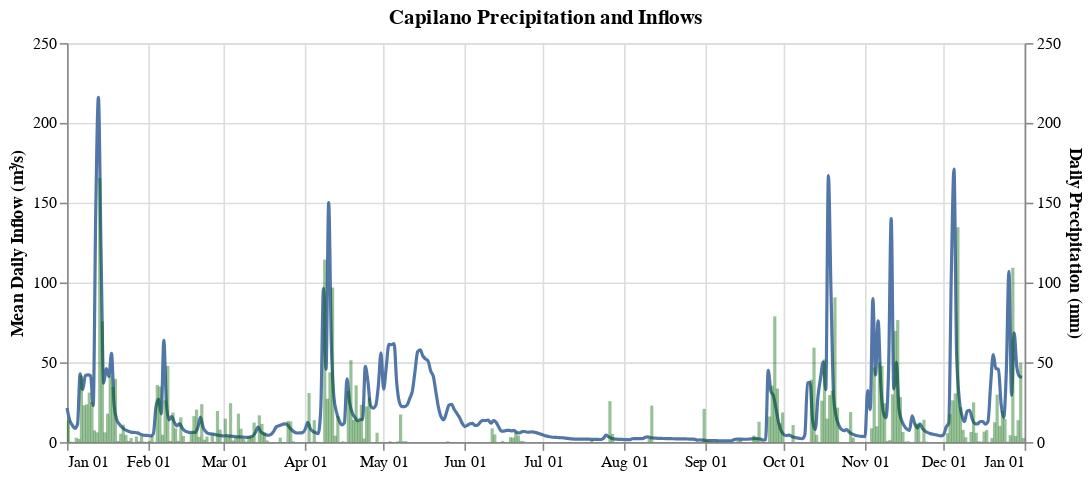

Notebook cell for this chart:
### Code cell
cap_precip_bar = alt.Chart(precip_flow).mark_bar(color='darkgreen', width=2, opacity=0.4).encode(
    alt.X('monthdate(date):T', title=None),
    alt.Y('cap_precip:Q', title='Daily Precipitation (mm)', scale=alt.Scale(domain=[0, 250]))
).properties(width=600, height=250)

# Define the second chart with Y-axis going from top down
cap_flow_line = alt.Chart(precip_flow).mark_line(stroke='#5276A7', interpolate='monotone').encode(
    alt.X('monthdate(date):T', title=None),
    alt.Y('cap_flow:Q', title='Mean Daily Inflow (m³/s)', scale=alt.Scale(domain=[0, 250]))
).properties(width=600, height=250)

# Concatenate the charts with a shared X-axis
layered_chart = alt.layer(cap_flow_line, cap_precip_bar).resolve_scale(y='independent')

layered_chart.properties(title='Capilano Precipitation and Inflows')

### Figure 1 — Vega-Lite specification as saved in the notebook (floating-point values rounded to 4 significant figures; data arrays with more than 128 entries replaced by an {"elided": "..."} marker saying what was removed)
{"config": {"view": {"continuousWidth": 400, "continuousHeight": 300}}, "layer": [{"mark": {"type": "line", "interpolate": "monotone", "stroke": "#5276A7"}, "encoding": {"x": {"field": "date", "timeUnit": "monthdate", "title": null, "type": "temporal"}, "y": {"field": "cap_flow", "scale": {"domain": [0, 250]}, "title": "Mean Daily Inflow (m³/s)", "type": "quantitative"}}, "height": 250, "width": 600}, {"mark": {"type": "bar", "color": "darkgreen", "opacity": 0.4, "width": 2}, "encoding": {"x": {"field": "date", "timeUnit": "monthdate", "title": null, "type": "temporal"}, "y": {"field": "cap_precip", "scale": {"domain": [0, 250]}, "title": "Daily Precipitation (mm)", "type": "quantitative"}}, "height": 250, "width": 600}], "data": {"name": "data-58957ed85ad69348c8e32b7186bf9108"}, "resolve": {"scale": {"y": "independent"}}, "title": "Capilano Precipitation and Inflows", "$schema": "https://vega.github.io/schema/vega-lite/v4.17.0.json", "datasets": {"data-58957ed85ad69348c8e32b7186bf9108": {"elided": "365 records"}}}
